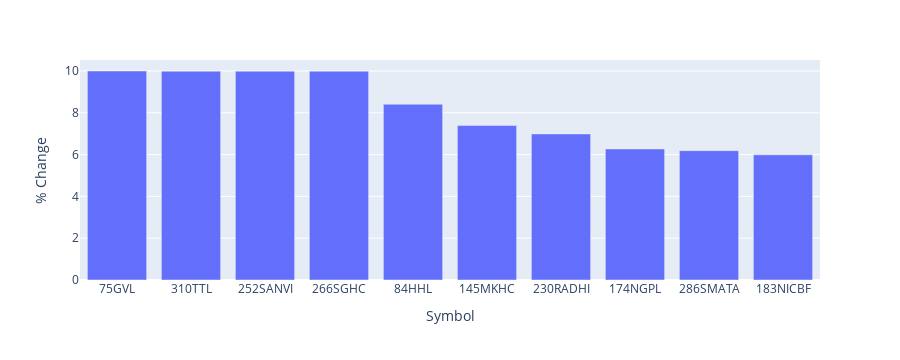

The notebook cell this image was saved under:
### Code cell
import plotly.express as px
try:
    df['% Change'] = [float(i.replace(",","")) for i in df['% Change']]
except:
    pass
plot_df = df.sort_values(by = '% Change', ascending = False).head(10)
fig = px.bar(plot_df, x='Symbol', y='% Change')
fig.show()

### Figure 1 — Plotly figure (JSON) as saved in the notebook; plotly's stock layout.template omitted (floating-point values rounded to 4 significant figures)
{"data": [{"alignmentgroup": "True", "hovertemplate": "Symbol=%{x}<br>% Change=%{y}<extra></extra>", "legendgroup": "", "marker": {"color": "#636efa", "pattern": {"shape": ""}}, "name": "", "offsetgroup": "", "orientation": "v", "showlegend": false, "textposition": "auto", "type": "bar", "x": ["75GVL", "310TTL", "252SANVI", "266SGHC", "84HHL", "145MKHC", "230RADHI", "174NGPL", "286SMATA", "183NICBF"], "xaxis": "x", "y": [10, 9.99, 9.99, 9.99, 8.41, 7.39, 6.99, 6.27, 6.19, 5.99], "yaxis": "y"}], "layout": {"autosize": true, "barmode": "relative", "height": 360, "legend": {"tracegroupgap": 0}, "margin": {"t": 60}, "xaxis": {"anchor": "y", "autorange": true, "domain": [0, 1], "range": [-0.5, 9.5], "title": {"text": "Symbol"}, "type": "category"}, "yaxis": {"anchor": "x", "autorange": true, "domain": [0, 1], "range": [0, 10.53], "title": {"text": "% Change"}, "type": "linear"}}}
